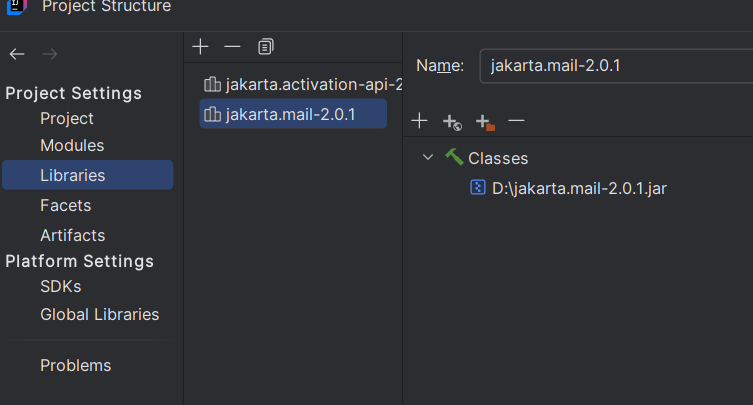
#> input picture Screenshot 2025-06-17 090636.png, 753 x 405 px
$ jupyter execute --allow-errors Day4.ipynb   (shell and % lines are left out)
#> lines starting #> are read from the running program, lines starting #| are printed output that depends on the picture; long printed decimals are rounded
[cell 1]
import numpy as np
a=np.zeros(10)
print(a)
type(a[0])
type(a)
# print(a[0])

[cell 2]
import numpy as np
a=np.ones(10)
print(a)
type(a[0])
# type(a)
# print(a[0])
print(a.shape)

[cell 3]
z=np.zeros(6)
print(z.shape)
z.shape=(6,1)
print(z)
z = np.arange(10)
print(z)

[cell 4]
e=np.eye(3)
print(e)
print(e.shape)

[cell 5]
z=np.linspace(2,10,5)
print(z)

[cell 6]
arr1 = np.array([[1,2,3],[4,5,6]])
arr2 = np.array([[7,8,9]])
z=np.concatenate((arr1, arr2), axis=0) #axis=0 means row-wise concatenation and axis=1 means column-wise concatenation
print(z)
# y= np.concatenate((arr1, arr2), axis=1) # Transpose arr2 to concatenate column-wise
# print(y)

[cell 7]
arr1 = np.array([[7],[8]])
# z = np.concatenate((arr1, arr2), axis=0)
# print(z)

[cell 8]
# import random as randint
z=np.random.randint(1,51,size=50)
print(np.sort(z))

[cell 9]
a= np.array([[1,2,3],[4,5,6]])
print(a[1,1])

[cell 10]
z[0:2]

[cell 11]
a=np.array([[1,2,3],[4,5,6]])
print(a[1,1])
print(a.ndim) # Number of dimensions
print(a.shape) # Shape of the array
a=np.append(a, [[7,8,9]],axis=0)  # Append a new row
print(a)
print(a.ndim)

[cell 12]
a= np.insert(a, 1, [10, 11, 12], axis=0)  # Insert a new row at index 1
print(a)

[cell 13]
a=np.delete(a, 1, axis=0)  # Delete the row at index 1
print(a)

[cell 14]
a=np.array([[1,2,3],[4,5,6]])
print(a)

a=np.append(a, [[7,8,9]],axis=0)

[cell 15]
print(a)

[cell 16]
a=np.append(a, [[7,8,9]])

[cell 17]
print(a)

#> (a cell that did not finish here is left out)

[cell 19]
a=np.array([[1,2,3],
            [4,5,6]])
b=np.array([[1]
            ,[2]])

print(np.append(a, b, axis=1))  # Append a new column to the right

[cell 20]
from skimage import io
photo = io.imread(r'Screenshot 2025-06-17 090636.png')
#> photo is the input picture: shape (405, 753, 4); mean R, G, B, A 46.9, 49.6, 54, 255
type(photo)  # Check the type of the photo

[cell 21]
photo = io.imread(r'C:\Users\user\Pictures\Screenshots\Screenshot 2025-06-17 090636.png')
type(photo)  # Check the type of the photo

[cell 22]
import matplotlib.pyplot as plt
plt.imshow(photo)  # Display the image
photo.shape
#> Out = (405, 753, 4)

[cell 23]
plt.imshow(photo[::-1])  # Display the image
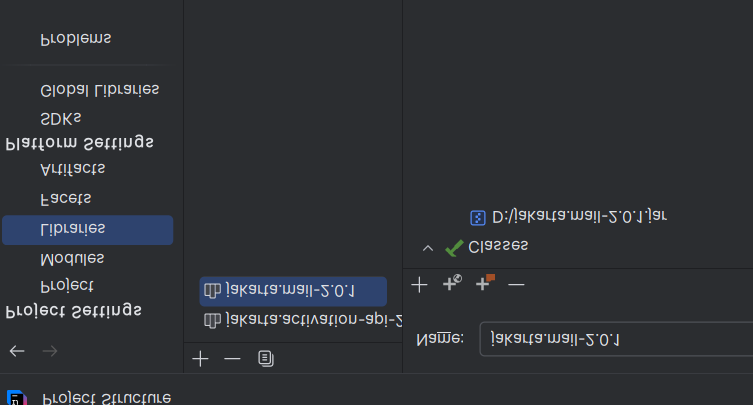
#> shown: shape (405, 753, 4); mean R, G, B, A 46.9, 49.6, 54, 255

[cell 24]
plt.imshow(photo[:,::-1])  # Display the image with flipped columns
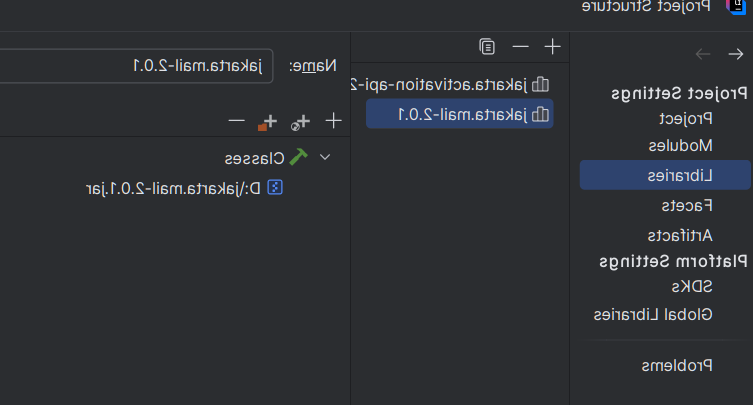
#> shown: shape (405, 753, 4); mean R, G, B, A 46.9, 49.6, 54, 255

[cell 25]
from skimage import io
photoo = io.imread(r'abc.jpg')
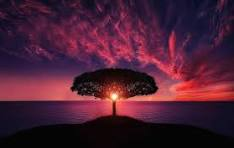
#> input picture abc.jpg, 234 x 148 px
#> photoo is the input picture: shape (148, 234, 3); mean R, G, B 74, 30.8, 51.7
type(photoo)  # Check the type of the photo

[cell 26]
import matplotlib.pyplot as plt
plt.imshow(photoo)  # Display the image
photo.shape
#> Out = (405, 753, 4)

[cell 27]
plt.imshow(photoo[10:100,50:100]) # Display the image in grayscale
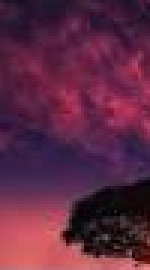
#> shown: shape (90, 50, 3) (shown 3 times larger); mean R, G, B 94.7, 40.2, 67.7

[cell 28]
plt.imshow(photoo[:,:,0].T)
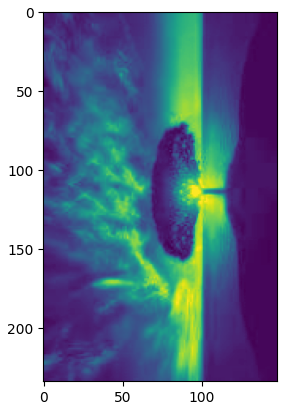
#> figure drawn by matplotlib, 1 panel

[cell 29]
#photo masking
import numpy as np
photo_masked =np.where(photoo > 100, 500,0)  # Mask the image where pixel values are greater than 200
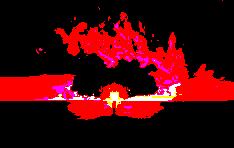
#> photo_masked: shape (148, 234, 3) int64; mean R, G, B 139.1, 9.6, 18.3; drawn with min black and max white
plt.imshow(photo_masked)  # Display the masked image

[cell 30]
print(np.sum(photo_masked))  # Calculate the sum of the masked image
#| 5785500
print(np.prod(photo_masked))  # Calculate the product of the masked image
#| 0
print(np.mean(photo_masked))  # Calculate the mean of the masked image
#| 55.685
print(np.std(photo_masked))  # Calculate the standard deviation of the masked image
#| 157.295
print(np.var(photo_masked))  # Calculate the variance of the masked image
#| 24741.872
print(np.argmax(photo_masked))  # Find the index of the maximum value in the masked image
#| 666
print(np.argmin(photo_masked))  # Find the index of the minimum value in the
#| 0
print(np.max(photo_masked))  # Calculate the maximum value in the masked image
#| 500
print(np.min(photo_masked))  # Calculate the minimum value in the masked image
#| 0
